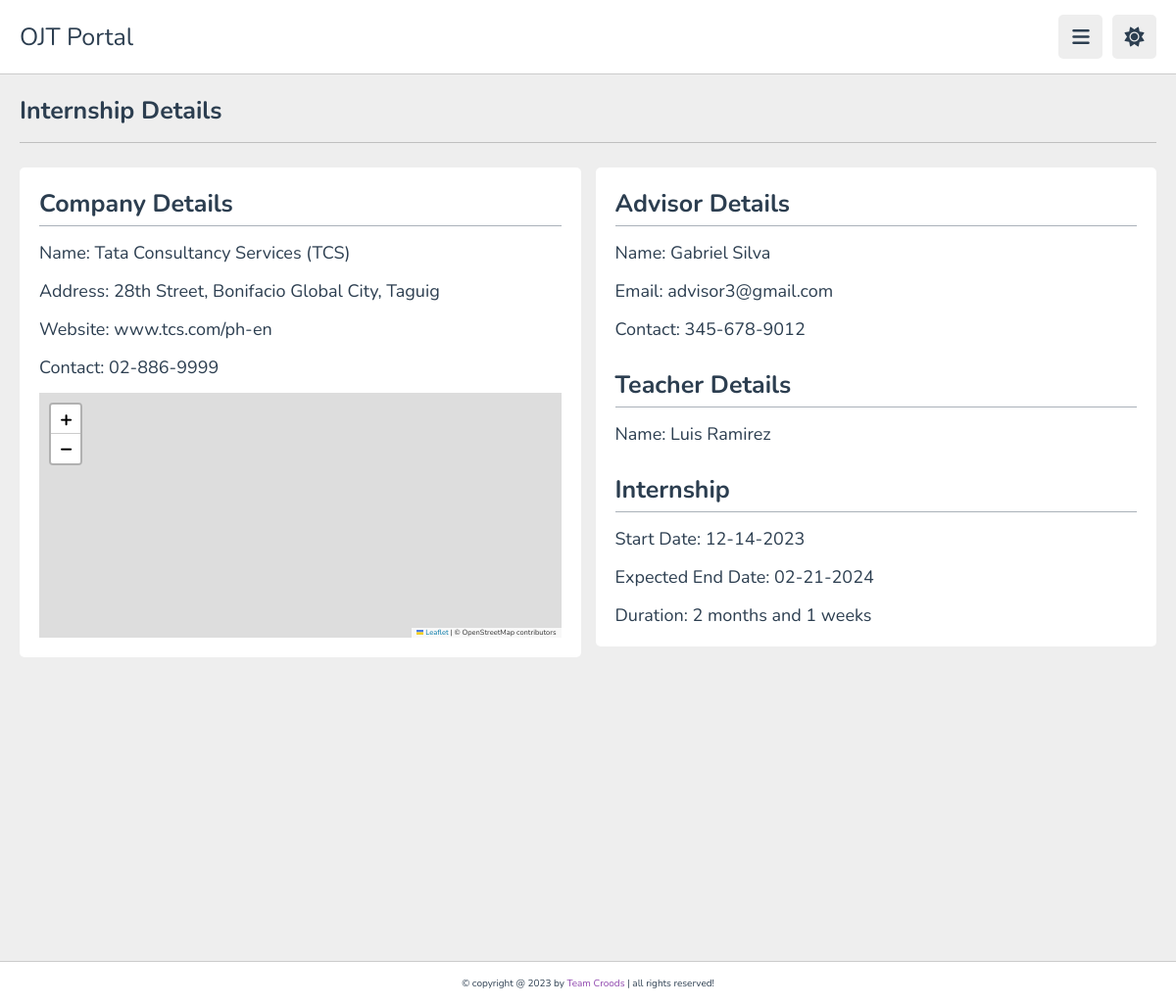
The app's page /student/internship-details.php (signed in), older data.
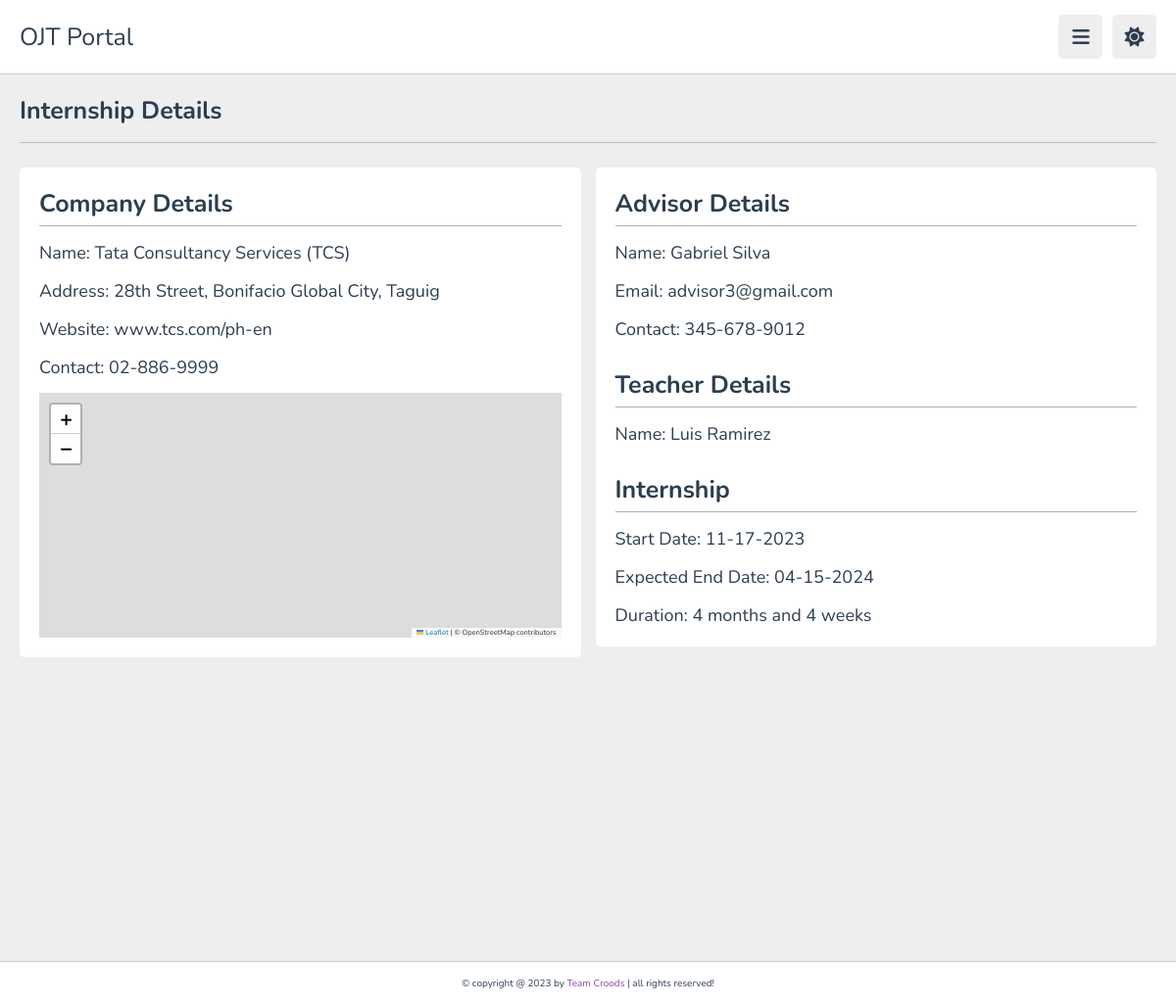
The same page, newer data.
### tables this page shows
CREATE TABLE IF NOT EXISTS `internship` (
  `internshipId` int NOT NULL AUTO_INCREMENT,
  `studentId` int NOT NULL,
  `companyId` int NOT NULL,
  `teacherId` int NOT NULL,
  `advisorId` int NOT NULL,
  `dateStarted` date NOT NULL,
  `dateEnded` date NOT NULL,
  PRIMARY KEY (`internshipId`),
  KEY `internship_companyId` (`companyId`),
  KEY `internship_advisorId` (`advisorId`),
  KEY `internship_teacherId` (`teacherId`),
  KEY `studentId` (`studentId`)
);

### student/internship-details.php (the view, shortened to what the changed rows need)
<?php
   require "../database/database.php";
   $userId = $_SESSION['userID'];
   $dateStartedQuery = $db->prepare("SELECT i.dateStarted
   FROM internship AS i
   JOIN student AS s ON i.studentId = s.studentId
   WHERE s.userId = ?
   ");
   $dateStartedQuery->bind_param("i", $userId);
   $dateStartedQuery->execute();
   $dateStartedResult = $dateStartedQuery->get_result();
   if ($dateStartedResult->num_rows > 0) {
   $dateStartedRow = $dateStartedResult->fetch_assoc();
   $dateStarted = $dateStartedRow['dateStarted'];
   } else {
   $dateStarted = "No start date found";
   }
   $dateEndedQuery = $db->prepare("SELECT i.dateEnded
   FROM internship AS i
   JOIN student AS s ON i.studentId = s.studentId
   WHERE s.userId = ?
   ");
   $dateEndedQuery->bind_param("i", $userId);
   $dateEndedQuery->execute();
   $dateEndedResult = $dateEndedQuery->get_result();
   if ($dateEndedResult->num_rows > 0) {
   $dateEndedRow = $dateEndedResult->fetch_assoc();
   $dateEnded = $dateEndedRow['dateEnded'];
   } else {
   $dateEnded = "No end date found";
   }
   if ($dateStarted != "No start date found") {
      $dateStarted = new DateTime($dateStarted);
   }
   if ($dateEnded != "No end date found") {
      $dateEnded = new DateTime($dateEnded);
   }
   if ($dateStarted != "No start date found" and $dateEnded != "No end date found") {
      $interval = $dateStarted->diff($dateEnded);
      $months = $interval->m + 12 * $interval->y;
      $weeks = floor($interval->d / 7);
   } else {
      $interval = "?";
      $months = "?";
      $weeks = "?";
   }
?>
<!DOCTYPE html>
<html lang="en">
<head>
   <link rel="stylesheet" href="https://cdnjs.cloudflare.com/ajax/libs/font-awesome/6.1.2/css/all.min.css">
   <link rel="stylesheet" href="../public/css/style.css">
   <link rel="stylesheet" href="https://unpkg.com/leaflet@1.9.4/dist/leaflet.css"
/>
</head>
<body>
<section class="home-grid">
   <h1 class="heading">Internship Details</h1>
   <div class="box-container">
      <div class="rectangle">
         <br>
         <br>
         <br>
         <br>
         <p class="requirements">Start Date: <span>
            <?php
            if ($dateStarted != "No start date found") {
            echo $dateStarted->format('m-d-Y');
            } else {
               echo $dateStarted;
            }
            ?></span></p>
         <p class="requirements">Expected End Date: <span>
            <?php
            if ($dateEnded != "No end date found") {
            echo $dateEnded->format('m-d-Y');
            } else {
               echo $dateEnded;
            } ?></span></p>
         <p class="requirements">Duration: <span><?php echo $months . " months and " . $weeks . " weeks"; ?></span></p>
      </div>
</section>
</body>
</html>

Row changes from the older to the newer data that the page shows:
no longer on this page (row edited): internship: dateStarted "12-14-2023", dateEnded "02-21-2024", months "2", weeks "1"
now on this page (row edited): internship: dateStarted "11-17-2023", dateEnded "04-15-2024", months "4", weeks "4"
